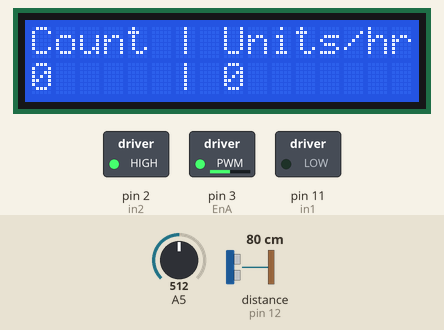
Simulated run of this sketch. Board: Arduino Uno, built with avr-gcc and run on an emulated ATmega328P. On the bench: 16×2 character LCD, switched loads named in the sketch (green lamp = pin HIGH). Wiring (inferred from the names in the program): ultrasonic range finder: trigger pin 13; echo pin 12. The inputs (shaded band) are chosen by the test bench; at power-on: A5 = 512, distance to the obstacle (sensor on pin 12) 80 cm. The echo pulse lasts 58.3 µs per cm; pins used as bus, display or sensor lines are not drawn.

Above: at 1.2 s.
1.3 s: A5 set to 716
At 1.6 s:
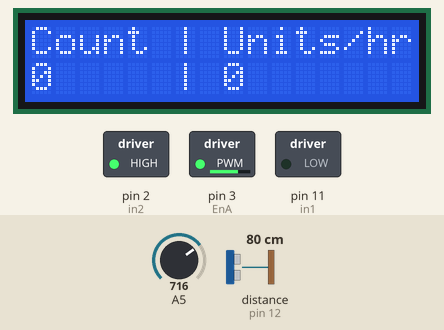
2.8 s: A5 set to 900
At 3.9 s:
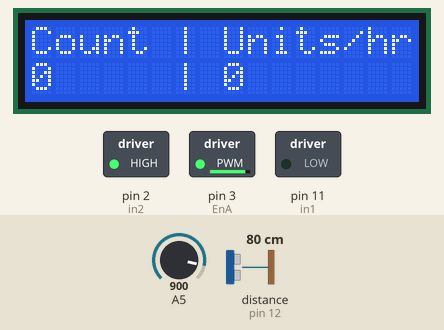
4.3 s: distance to the obstacle (sensor on pin 12) set to 2 cm
At 5.1 s:
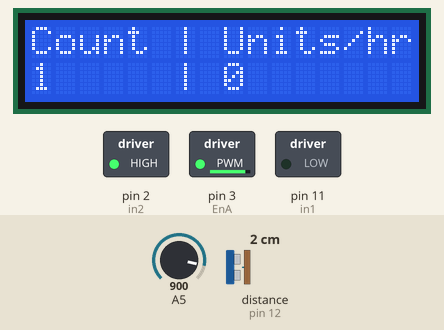
5.8 s: A5 set to 122
At 6.2 s:
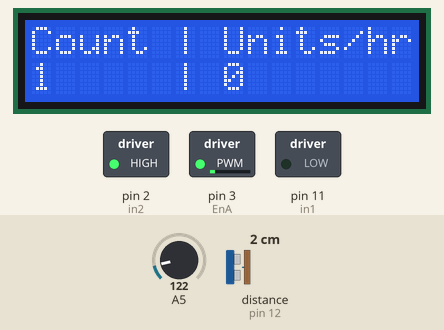
7.3 s: A5 set to 0
At 10.7 s:
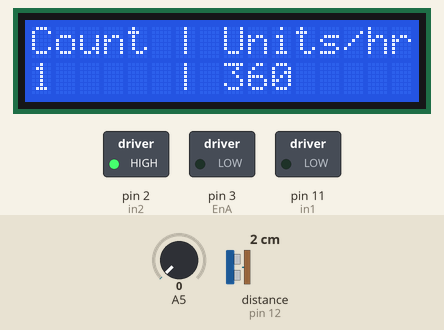
Timing chart, 0 to 12.2 s (numbered marks = the images above; inputs shaded):
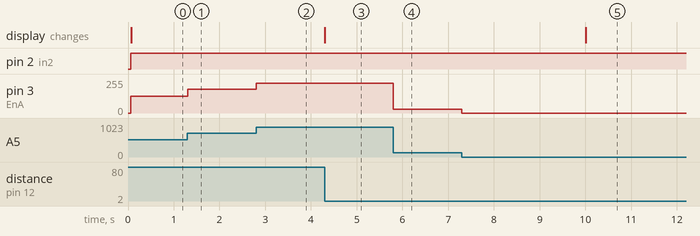

The sketch:

conveyor_demo.ino
```cpp
// included libraries
#include <LiquidCrystal.h>

// initialize the library by associating any needed LCD interface pin
// with the arduino pin number it is connected to
// NOTE that LED backlight for LCD is connected to pin 10!
const int rs = 8, en = 9, d4 = 4, d5 = 5, d6 = 6, d7 = 7;
LiquidCrystal lcd(rs, en, d4, d5, d6, d7);

// ultrasonic sensor
const int trigPin = 13;
const int echoPin = 12;
const int threshold = 6; // distance is cm
long duration;
int distance;
bool objectInFront = false;

// motor controller
int in1 = 11; // controls motor spin direction
int in2 = 2;  // controls motor spin direction
int EnA = 3; // connect to PWM pin and to ENA on motor controller to control motor speed via PWM

// variables
int count = 0;
int tmpCount = 0;
unsigned long countDelta = 0;
unsigned long lastMillis = 0;  // variable to store the last time interval measurement
unsigned long interval = 10000;  // time interval in milliseconds

// function prototypes
void turnMotor(int speed);

// setup function
void setup() {

    lcd.begin(16, 2);               // set up the LCD's number of columns and rows

    lcd.print("Count | Units/hr");  // LCD header

    // ultrasonic sensor
    pinMode(trigPin, OUTPUT);       // Sets the trigPin as an Output
    pinMode(echoPin, INPUT);        // Sets the echoPin as an Input

    // motor controller
    pinMode(11, OUTPUT);
    pinMode(2, OUTPUT);
    pinMode(3, OUTPUT);
}

// loop function
void loop() {
    unsigned long currentMillis = millis();

    lcd.setCursor(0, 1);

    // moving time interval to find estimated production per hour
    if (currentMillis - lastMillis >= interval) {
        // calculate the change in count value
        countDelta = count - tmpCount;

        // set tmp count to current count at start of new 10 second window
        tmpCount = count;
        lastMillis = currentMillis;
    }

    // DC motor control ----------------------------------------------------
    int speed = analogRead(A5); //declaring and reading value from the pin
    speed = map(speed, 0, 1023, 0, 255);

    turnMotor(speed);   // turn motor

    // ---------------------------------------------------------------------

    // Ultrasonic sensor object detection ----------------------------------
    //Clears the trigPin
    digitalWrite(trigPin, LOW);
    delayMicroseconds(2);
    // Sets the trigPin on HIGH state for 10 micro seconds
    digitalWrite(trigPin, HIGH);
    delayMicroseconds(10);
    digitalWrite(trigPin, LOW);
    // Reads the echoPin, returns the sound wave travel time in microseconds
    duration = pulseIn(echoPin, HIGH);
    // Calculating the distance
    distance = duration * 0.034 / 2;

    //  --------------------------------------------------------------------

    // count logic
    if (distance < threshold && !objectInFront) {
        objectInFront = true;
        count++;
    } else if (distance > threshold && objectInFront) {
        objectInFront = false;
    }

    // LCD display ---------------------------------------------------------
    // set the cursor to column 0, line 1
    // (note: line 1 is the second row, since counting begins with 0):
    lcd.setCursor(0, 1);

    // print number of objects seen by ultrasonic sensor
    lcd.print(count);

    lcd.setCursor(6,1);
    lcd.print("|");

    lcd.setCursor(8,1);
    // print the total units production in units/hr based on 10 second moving window

    // convert delta is 10 seconds to production per hour
    // countDelta * 6 * 60
    lcd.print(countDelta * 6 * 60);

    // --------------------------------------------------------------------
}

// function to control DC motor speed via PWM
void turnMotor(int speed)  {
    digitalWrite(in1, LOW);     // change to HIGH to spin motor in other direction
    digitalWrite(in2, HIGH);    // change to LOW to spin motor in other direction
    analogWrite(EnA, speed);    // command motor
}
```

Measured:
- after the input at 1.3 s, pin 3 (EnA): 127/255 → 178/255 at once
- after the input at 2.8 s, pin 3 (EnA): 178/255 → 224/255 at once
- after the input at 4.3 s, the display: changes at once (image 3)
- after the input at 5.8 s, pin 3 (EnA): 224/255 → 30/255 at once
- after the input at 7.3 s, pin 3 (EnA): 30/255 → 0/255 at once
